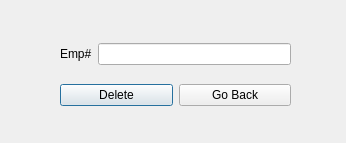
<?xml version="1.0" encoding="UTF-8"?>
<ui version="4.0">
 <class>DeleteEmployee</class>
 <widget class="QDialog" name="DeleteEmployee">
  <property name="geometry">
   <rect>
    <x>0</x>
    <y>0</y>
    <width>346</width>
    <height>143</height>
   </rect>
  </property>
  <property name="windowTitle">
   <string>Dialog</string>
  </property>
  <widget class="QWidget" name="">
   <property name="geometry">
    <rect>
     <x>60</x>
     <y>30</y>
     <width>231</width>
     <height>91</height>
    </rect>
   </property>
   <layout class="QVBoxLayout" name="verticalLayout">
    <item>
     <layout class="QHBoxLayout" name="horizontalLayout">
      <item>
       <widget class="QLabel" name="label">
        <property name="text">
         <string>Emp#</string>
        </property>
       </widget>
      </item>
      <item>
       <widget class="QLineEdit" name="lineEditEmpNum"/>
      </item>
     </layout>
    </item>
    <item>
     <layout class="QHBoxLayout" name="horizontalLayout_2">
      <item>
       <widget class="QPushButton" name="btnDelete">
        <property name="text">
         <string>Delete</string>
        </property>
       </widget>
      </item>
      <item>
       <widget class="QPushButton" name="btnGoBack">
        <property name="text">
         <string>Go Back</string>
        </property>
       </widget>
      </item>
     </layout>
    </item>
   </layout>
  </widget>
 </widget>
 <resources/>
 <connections/>
</ui>
